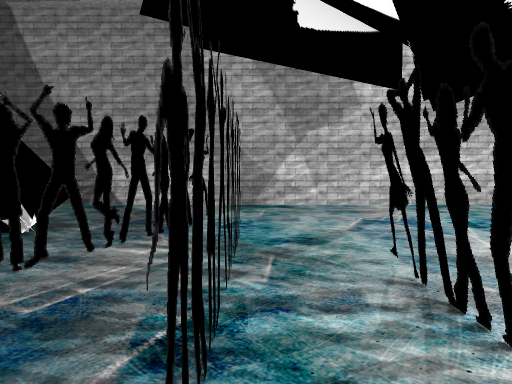
View 1 (above)

17 first-person views from a walk through a 3-D level made in the Unity game engine. The camera is 1.2 m above the floor, tilts 4° down and sees 70° across. The floor is counted in squares, 1 m on a side. Each view is taken from the middle of a square. On the plan, view 1 faces up. The plan holds only what a view shows up to about 15 squares ahead; the rest is blank. The place goes on beyond the plan. The player character is not drawn. Some surface patterns are stand-ins.

View 2
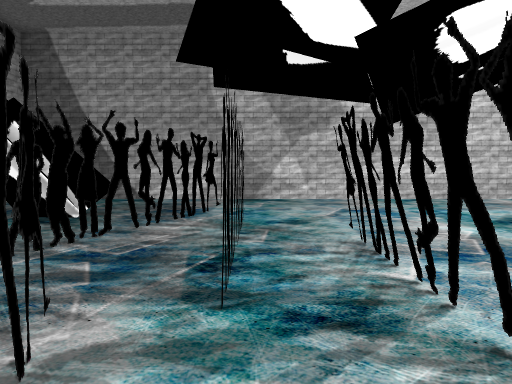

View 3
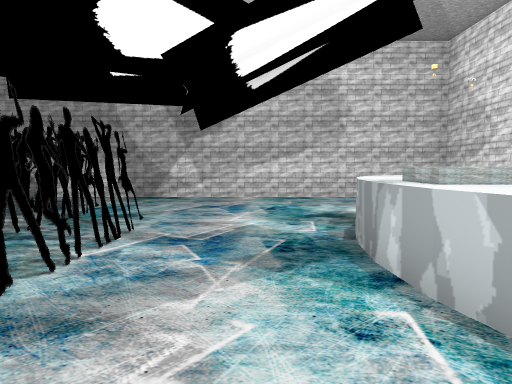

View 4
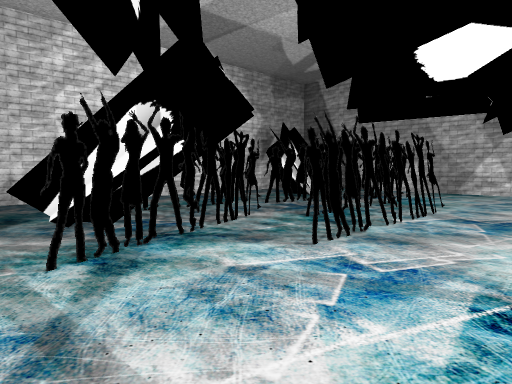

View 5
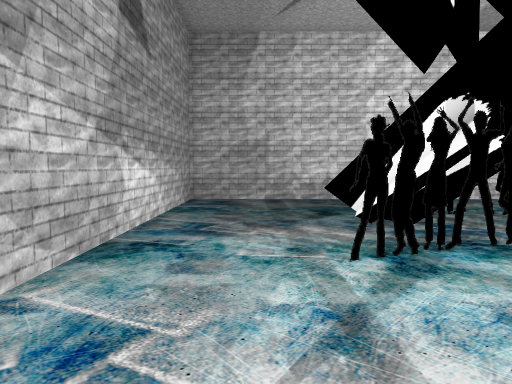

View 6
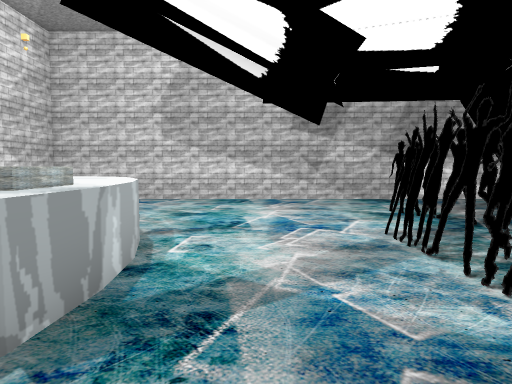

View 7
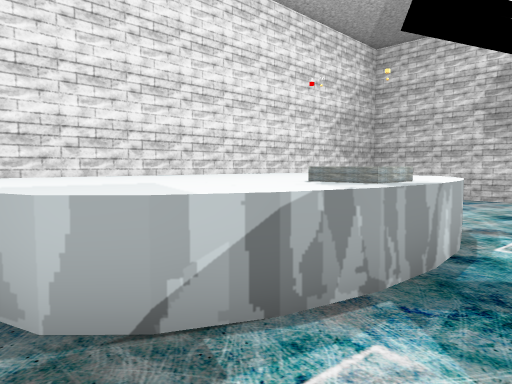

View 8
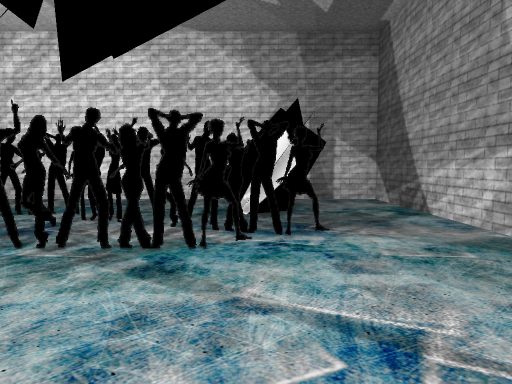

View 9
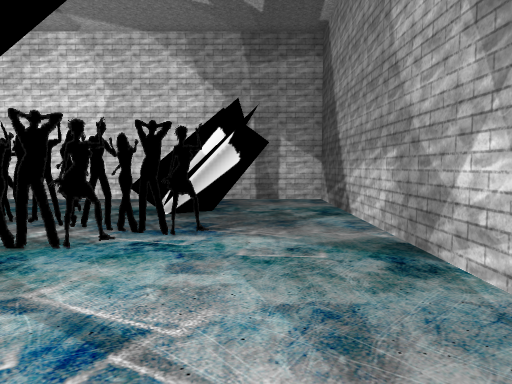

View 10
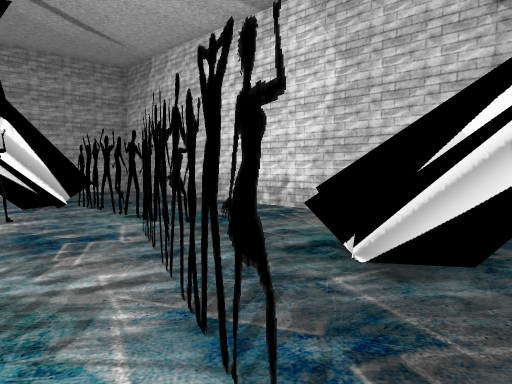

View 11
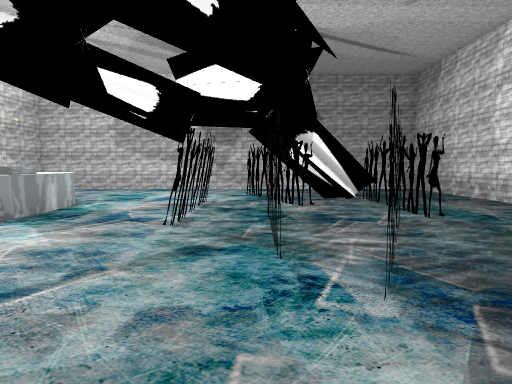

View 12
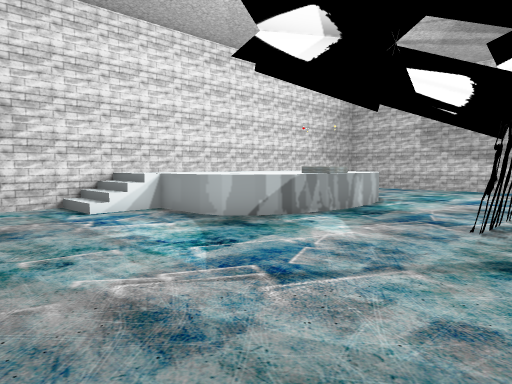

View 13
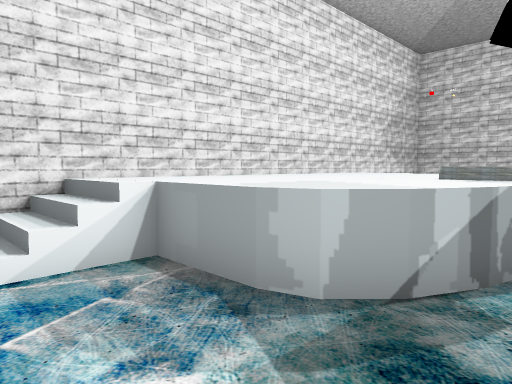

View 14
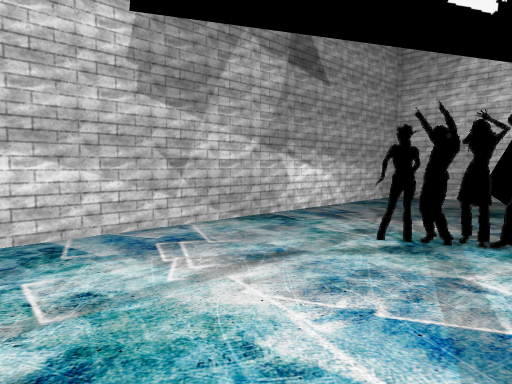

View 15
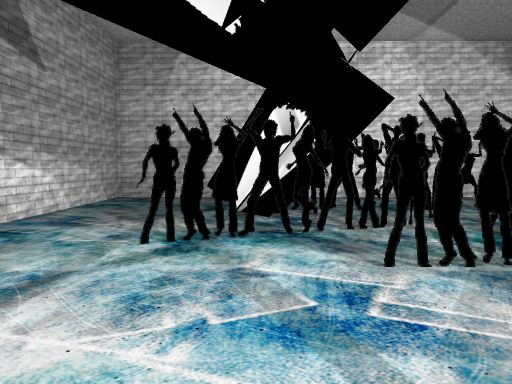

View 16
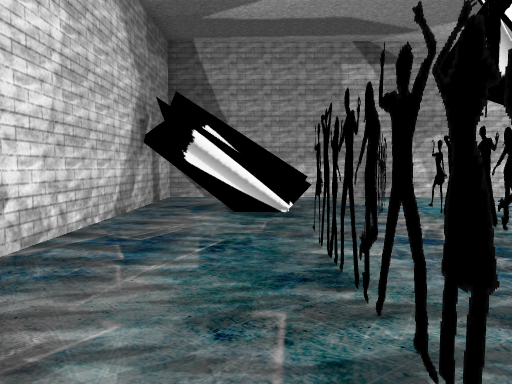

View 17
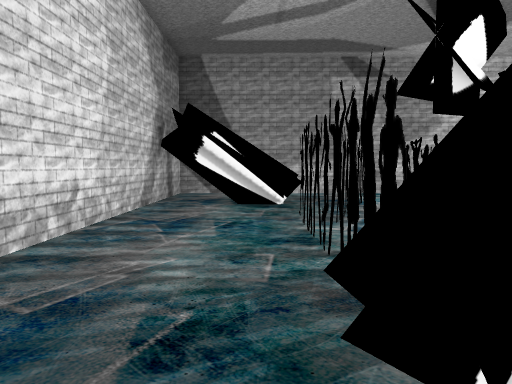

### Floor plan
Key: @ floor where view 1 was taken; # wall or solid block; . main floor; : floor 1 m higher than the main floor; / step, stairs or slope; = window, fence, low wall or low ledge; O other object.
Columns run from 9 left of view 1 to 12 right of it. Each row starts with its distance up from view 1.
 12 #####################
 11 #..................  #
 10 #.................   #
  9 ###..................#
  8 #####...=............#
  7 #. ###.===.........//#
  6 #... =.=#=.. ......//#
  5 #.....==#=.....#=    #
  4 #.....=# =.=...=:    #
  3 #....==  ===...::    #
  2 #....=#. ===.../O    #
  1 #....=.=#===...//    #
  0 #....=.==@.=...=     #
 -1 #....==#=..=...=:    #
 -2 #....=##=... ...=    #
 -3 #....###.=.......   /#
 -4 #....==..=.......   /#
 -5 #........=.......    #
 -6 #................    #
 -7 #.................   #
 -8 #.................   #
 -9 #####################

Positions as (right, up) in squares from view 1, and headings:
1: (0, 0), facing up
2: (0, -2), facing up
3: (4, -3), facing up
4: (5, -6), facing up-left
5: (5, -6), facing left
6: (4, 5), facing down
7: (4, 6), facing down-right
8: (5, 7), facing left
9: (5, 9), facing left
10: (0, 9), facing down-left
11: (0, 11), facing down
12: (0, 11), facing down-right
13: (5, 8), facing down-right
14: (6, -2), facing down-left
15: (6, -3), facing left
16: (-5, -3), facing up
17: (-5, -5), facing up
